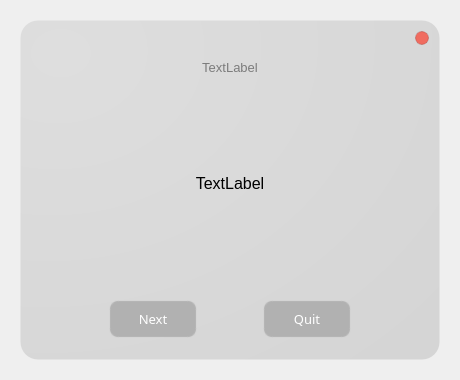
<?xml version="1.0" encoding="UTF-8"?>
<ui version="4.0">
 <class>Form</class>
 <widget class="QWidget" name="Form">
  <property name="geometry">
   <rect>
    <x>0</x>
    <y>0</y>
    <width>460</width>
    <height>380</height>
   </rect>
  </property>
  <property name="sizePolicy">
   <sizepolicy hsizetype="Preferred" vsizetype="Preferred">
    <horstretch>45</horstretch>
    <verstretch>0</verstretch>
   </sizepolicy>
  </property>
  <property name="minimumSize">
   <size>
    <width>460</width>
    <height>380</height>
   </size>
  </property>
  <property name="maximumSize">
   <size>
    <width>460</width>
    <height>380</height>
   </size>
  </property>
  <property name="windowTitle">
   <string>Form</string>
  </property>
  <widget class="QFrame" name="frame_finish">
   <property name="geometry">
    <rect>
     <x>20</x>
     <y>20</y>
     <width>420</width>
     <height>340</height>
    </rect>
   </property>
   <property name="minimumSize">
    <size>
     <width>420</width>
     <height>340</height>
    </size>
   </property>
   <property name="maximumSize">
    <size>
     <width>420</width>
     <height>340</height>
    </size>
   </property>
   <property name="styleSheet">
    <string notr="true">QFrame#frame_finish{
color: rgb(255, 255, 255);
border-radius: 18px;
background-color: qradialgradient(cx:0, cy:0, radius:2, fx:0.1, fy:0.1, stop:0 rgb(222, 222, 222),  stop:1 rgb(208, 208, 208));
border: 1px outset rgba(199, 199, 199, 0)
}</string>
   </property>
   <property name="frameShape">
    <enum>QFrame::StyledPanel</enum>
   </property>
   <property name="frameShadow">
    <enum>QFrame::Raised</enum>
   </property>
   <layout class="QVBoxLayout" name="verticalLayout" stretch="1,3,12,5">
    <property name="spacing">
     <number>0</number>
    </property>
    <property name="leftMargin">
     <number>0</number>
    </property>
    <property name="topMargin">
     <number>6</number>
    </property>
    <property name="rightMargin">
     <number>0</number>
    </property>
    <property name="bottomMargin">
     <number>0</number>
    </property>
    <item>
     <widget class="QFrame" name="frame_1">
      <property name="frameShape">
       <enum>QFrame::NoFrame</enum>
      </property>
      <property name="frameShadow">
       <enum>QFrame::Raised</enum>
      </property>
      <layout class="QHBoxLayout" name="horizontalLayout">
       <property name="spacing">
        <number>0</number>
       </property>
       <property name="leftMargin">
        <number>0</number>
       </property>
       <property name="topMargin">
        <number>0</number>
       </property>
       <property name="rightMargin">
        <number>10</number>
       </property>
       <property name="bottomMargin">
        <number>0</number>
       </property>
       <item>
        <spacer name="horizontalSpacer">
         <property name="orientation">
          <enum>Qt::Horizontal</enum>
         </property>
         <property name="sizeHint" stdset="0">
          <size>
           <width>387</width>
           <height>20</height>
          </size>
         </property>
        </spacer>
       </item>
       <item>
        <widget class="QPushButton" name="btn_close">
         <property name="minimumSize">
          <size>
           <width>14</width>
           <height>14</height>
          </size>
         </property>
         <property name="maximumSize">
          <size>
           <width>12</width>
           <height>12</height>
          </size>
         </property>
         <property name="styleSheet">
          <string notr="true">QPushButton{
	
	background-color: rgb(240, 108, 96);
border:1px solid rgba(113, 17, 15,50);
border-radius:7px;
}
QPushButton:hover {
background-color:rgb(139, 29, 31)
	
}
QPushButton:pressed {
	background-color: rgb(232, 59, 35);
}
</string>
         </property>
         <property name="text">
          <string/>
         </property>
        </widget>
       </item>
      </layout>
     </widget>
    </item>
    <item>
     <widget class="QFrame" name="frame_2">
      <property name="maximumSize">
       <size>
        <width>16777215</width>
        <height>41</height>
       </size>
      </property>
      <property name="frameShape">
       <enum>QFrame::NoFrame</enum>
      </property>
      <property name="frameShadow">
       <enum>QFrame::Raised</enum>
      </property>
      <layout class="QVBoxLayout" name="verticalLayout_2">
       <property name="leftMargin">
        <number>0</number>
       </property>
       <property name="topMargin">
        <number>0</number>
       </property>
       <property name="rightMargin">
        <number>0</number>
       </property>
       <property name="bottomMargin">
        <number>0</number>
       </property>
       <item>
        <widget class="QLabel" name="label_title">
         <property name="sizePolicy">
          <sizepolicy hsizetype="Expanding" vsizetype="Expanding">
           <horstretch>0</horstretch>
           <verstretch>0</verstretch>
          </sizepolicy>
         </property>
         <property name="minimumSize">
          <size>
           <width>0</width>
           <height>39</height>
          </size>
         </property>
         <property name="font">
          <font>
           <family>Arial</family>
           <pointsize>10</pointsize>
          </font>
         </property>
         <property name="styleSheet">
          <string notr="true">color: rgba(0, 0, 0, 111);</string>
         </property>
         <property name="text">
          <string>TextLabel</string>
         </property>
         <property name="alignment">
          <set>Qt::AlignCenter</set>
         </property>
        </widget>
       </item>
      </layout>
     </widget>
    </item>
    <item>
     <widget class="QFrame" name="frame_3">
      <property name="minimumSize">
       <size>
        <width>0</width>
        <height>74</height>
       </size>
      </property>
      <property name="frameShape">
       <enum>QFrame::NoFrame</enum>
      </property>
      <property name="frameShadow">
       <enum>QFrame::Raised</enum>
      </property>
      <layout class="QVBoxLayout" name="verticalLayout_3">
       <property name="spacing">
        <number>0</number>
       </property>
       <property name="leftMargin">
        <number>0</number>
       </property>
       <property name="topMargin">
        <number>0</number>
       </property>
       <property name="rightMargin">
        <number>0</number>
       </property>
       <property name="bottomMargin">
        <number>0</number>
       </property>
       <item>
        <widget class="QLabel" name="label_info">
         <property name="font">
          <font>
           <family>Arial</family>
           <pointsize>12</pointsize>
          </font>
         </property>
         <property name="text">
          <string>TextLabel</string>
         </property>
         <property name="alignment">
          <set>Qt::AlignCenter</set>
         </property>
         <property name="wordWrap">
          <bool>true</bool>
         </property>
        </widget>
       </item>
      </layout>
     </widget>
    </item>
    <item>
     <widget class="QFrame" name="frame_4">
      <property name="frameShape">
       <enum>QFrame::NoFrame</enum>
      </property>
      <property name="frameShadow">
       <enum>QFrame::Raised</enum>
      </property>
      <layout class="QHBoxLayout" name="horizontalLayout_2">
       <property name="spacing">
        <number>66</number>
       </property>
       <property name="leftMargin">
        <number>88</number>
       </property>
       <property name="topMargin">
        <number>0</number>
       </property>
       <property name="rightMargin">
        <number>88</number>
       </property>
       <property name="bottomMargin">
        <number>0</number>
       </property>
       <item>
        <widget class="QPushButton" name="btn_next">
         <property name="minimumSize">
          <size>
           <width>88</width>
           <height>38</height>
          </size>
         </property>
         <property name="maximumSize">
          <size>
           <width>16777215</width>
           <height>38</height>
          </size>
         </property>
         <property name="palette">
          <palette>
           <active>
            <colorrole role="Button">
             <brush brushstyle="SolidPattern">
              <color alpha="255">
               <red>177</red>
               <green>177</green>
               <blue>177</blue>
              </color>
             </brush>
            </colorrole>
            <colorrole role="ButtonText">
             <brush brushstyle="SolidPattern">
              <color alpha="255">
               <red>255</red>
               <green>255</green>
               <blue>255</blue>
              </color>
             </brush>
            </colorrole>
            <colorrole role="Base">
             <brush brushstyle="SolidPattern">
              <color alpha="255">
               <red>177</red>
               <green>177</green>
               <blue>177</blue>
              </color>
             </brush>
            </colorrole>
            <colorrole role="Window">
             <brush brushstyle="SolidPattern">
              <color alpha="255">
               <red>177</red>
               <green>177</green>
               <blue>177</blue>
              </color>
             </brush>
            </colorrole>
           </active>
           <inactive>
            <colorrole role="Button">
             <brush brushstyle="SolidPattern">
              <color alpha="255">
               <red>177</red>
               <green>177</green>
               <blue>177</blue>
              </color>
             </brush>
            </colorrole>
            <colorrole role="ButtonText">
             <brush brushstyle="SolidPattern">
              <color alpha="255">
               <red>255</red>
               <green>255</green>
               <blue>255</blue>
              </color>
             </brush>
            </colorrole>
            <colorrole role="Base">
             <brush brushstyle="SolidPattern">
              <color alpha="255">
               <red>177</red>
               <green>177</green>
               <blue>177</blue>
              </color>
             </brush>
            </colorrole>
            <colorrole role="Window">
             <brush brushstyle="SolidPattern">
              <color alpha="255">
               <red>177</red>
               <green>177</green>
               <blue>177</blue>
              </color>
             </brush>
            </colorrole>
           </inactive>
           <disabled>
            <colorrole role="Button">
             <brush brushstyle="SolidPattern">
              <color alpha="255">
               <red>177</red>
               <green>177</green>
               <blue>177</blue>
              </color>
             </brush>
            </colorrole>
            <colorrole role="ButtonText">
             <brush brushstyle="SolidPattern">
              <color alpha="255">
               <red>31</red>
               <green>31</green>
               <blue>31</blue>
              </color>
             </brush>
            </colorrole>
            <colorrole role="Base">
             <brush brushstyle="SolidPattern">
              <color alpha="255">
               <red>177</red>
               <green>177</green>
               <blue>177</blue>
              </color>
             </brush>
            </colorrole>
            <colorrole role="Window">
             <brush brushstyle="SolidPattern">
              <color alpha="255">
               <red>177</red>
               <green>177</green>
               <blue>177</blue>
              </color>
             </brush>
            </colorrole>
           </disabled>
          </palette>
         </property>
         <property name="font">
          <font>
           <family>Microsoft YaHei</family>
           <pointsize>10</pointsize>
          </font>
         </property>
         <property name="styleSheet">
          <string notr="true">QPushButton{
	
	background-color: rgb(177,177, 177);
border:2px solid rgba(199, 199, 199,50);
border-radius:9px;
}
QPushButton:hover {
background-color:rgb(144, 144, 144)
	
}
QPushButton:pressed {
	background-color: rgb(111, 111, 111);
}
</string>
         </property>
         <property name="text">
          <string>Next</string>
         </property>
        </widget>
       </item>
       <item>
        <widget class="QPushButton" name="btn_quit">
         <property name="minimumSize">
          <size>
           <width>88</width>
           <height>38</height>
          </size>
         </property>
         <property name="maximumSize">
          <size>
           <width>16777215</width>
           <height>38</height>
          </size>
         </property>
         <property name="palette">
          <palette>
           <active>
            <colorrole role="Button">
             <brush brushstyle="SolidPattern">
              <color alpha="255">
               <red>177</red>
               <green>177</green>
               <blue>177</blue>
              </color>
             </brush>
            </colorrole>
            <colorrole role="ButtonText">
             <brush brushstyle="SolidPattern">
              <color alpha="255">
               <red>255</red>
               <green>255</green>
               <blue>255</blue>
              </color>
             </brush>
            </colorrole>
            <colorrole role="Base">
             <brush brushstyle="SolidPattern">
              <color alpha="255">
               <red>177</red>
               <green>177</green>
               <blue>177</blue>
              </color>
             </brush>
            </colorrole>
            <colorrole role="Window">
             <brush brushstyle="SolidPattern">
              <color alpha="255">
               <red>177</red>
               <green>177</green>
               <blue>177</blue>
              </color>
             </brush>
            </colorrole>
           </active>
           <inactive>
            <colorrole role="Button">
             <brush brushstyle="SolidPattern">
              <color alpha="255">
               <red>177</red>
               <green>177</green>
               <blue>177</blue>
              </color>
             </brush>
            </colorrole>
            <colorrole role="ButtonText">
             <brush brushstyle="SolidPattern">
              <color alpha="255">
               <red>255</red>
               <green>255</green>
               <blue>255</blue>
              </color>
             </brush>
            </colorrole>
            <colorrole role="Base">
             <brush brushstyle="SolidPattern">
              <color alpha="255">
               <red>177</red>
               <green>177</green>
               <blue>177</blue>
              </color>
             </brush>
            </colorrole>
            <colorrole role="Window">
             <brush brushstyle="SolidPattern">
              <color alpha="255">
               <red>177</red>
               <green>177</green>
               <blue>177</blue>
              </color>
             </brush>
            </colorrole>
           </inactive>
           <disabled>
            <colorrole role="Button">
             <brush brushstyle="SolidPattern">
              <color alpha="255">
               <red>177</red>
               <green>177</green>
               <blue>177</blue>
              </color>
             </brush>
            </colorrole>
            <colorrole role="ButtonText">
             <brush brushstyle="SolidPattern">
              <color alpha="255">
               <red>31</red>
               <green>31</green>
               <blue>31</blue>
              </color>
             </brush>
            </colorrole>
            <colorrole role="Base">
             <brush brushstyle="SolidPattern">
              <color alpha="255">
               <red>177</red>
               <green>177</green>
               <blue>177</blue>
              </color>
             </brush>
            </colorrole>
            <colorrole role="Window">
             <brush brushstyle="SolidPattern">
              <color alpha="255">
               <red>177</red>
               <green>177</green>
               <blue>177</blue>
              </color>
             </brush>
            </colorrole>
           </disabled>
          </palette>
         </property>
         <property name="font">
          <font>
           <family>Microsoft YaHei</family>
           <pointsize>10</pointsize>
          </font>
         </property>
         <property name="styleSheet">
          <string notr="true">QPushButton{
	
	background-color: rgb(177,177, 177);
border:2px solid rgba(199, 199, 199,50);
border-radius:9px;
}
QPushButton:hover {
background-color:rgb(144, 144, 144)
	
}
QPushButton:pressed {
	background-color: rgb(111, 111, 111);
}
</string>
         </property>
         <property name="text">
          <string>Quit</string>
         </property>
        </widget>
       </item>
      </layout>
     </widget>
    </item>
   </layout>
  </widget>
 </widget>
 <resources/>
 <connections/>
</ui>
